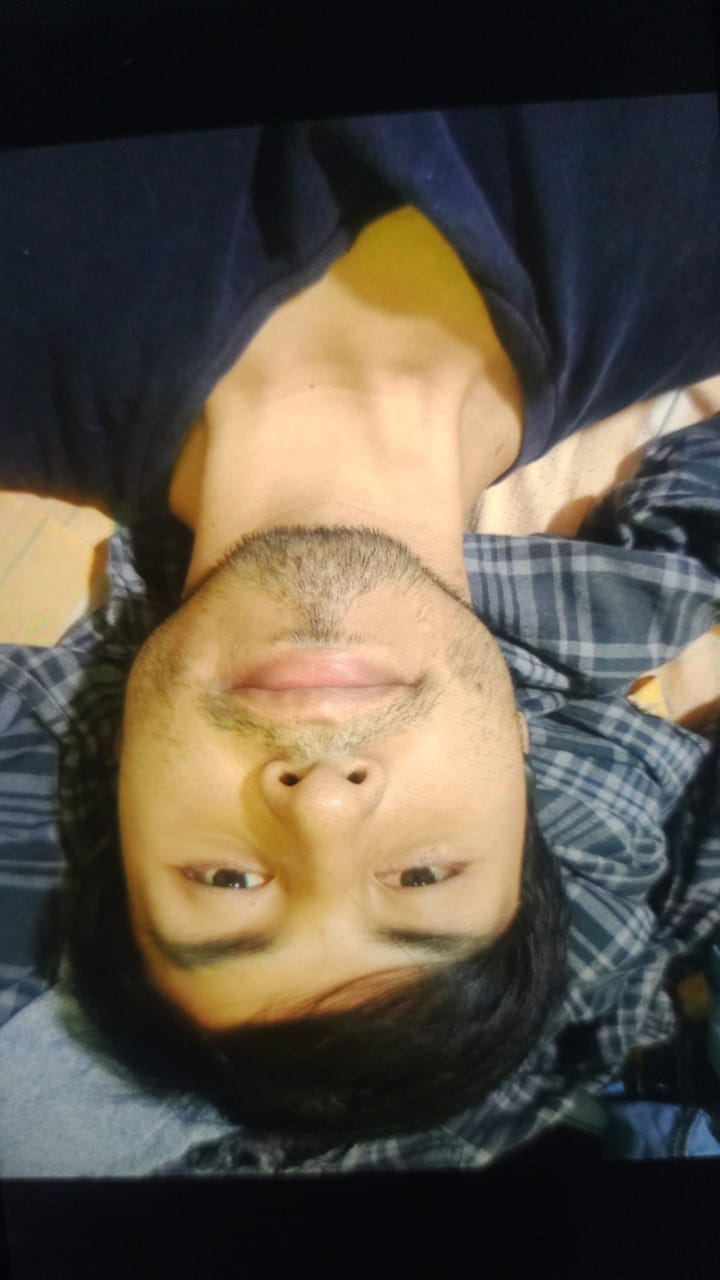
#> input picture backend/uploads/foto.jpg, 720 x 1280 px
$ python -i face_utils.py   (imports and definitions only)
#> lines starting #> are read from the running program, lines starting #| are printed output that depends on the picture; after the words box and inside, x2 and y2 are one past the last pixel; in counts of white or black regions, pixels touching at a corner belong together
import cv2
import numpy as np
from PIL import Image
import io
from scipy.signal import convolve2d
from skimage.feature import hog

# ---- Normalizar Embedding ----
# [6 lines left out: function normalizar_embedding, not called in this run]

# --------- LPQ Manual ----------
def lpq_descriptor(image, win_size=7):
    rho = 0.90
    STFTalpha = 1.0 / win_size
    conv_mode = 'valid'
    x = np.arange(-(win_size // 2), win_size // 2 + 1)[np.newaxis]
    w0 = np.ones_like(x)
    w1 = np.exp(2 * np.pi * 1j * x * STFTalpha)
    w2 = np.conj(w1)

    # Filters
    filters = [
        w0.T @ w1,  # horizontal
        w1.T @ w0,  # vertical
        w1.T @ w1,  # diagonal /
        w1.T @ w2,  # diagonal \
    ]

    # Apply filters and stack results
    responses = [convolve2d(image, np.real(f), mode=conv_mode) for f in filters]
    responses += [convolve2d(image, np.imag(f), mode=conv_mode) for f in filters]

    # Quantization
    responses = np.stack(responses, axis=-1)
    codes = (responses > 0).astype(np.uint8)
    lpq_codes = np.zeros(codes.shape[:2], dtype=np.uint8)
    for i in range(8):
        lpq_codes += codes[:, :, i] << i

    # Histogram
    hist, _ = np.histogram(lpq_codes.ravel(), bins=256, range=(0, 256))
    hist = hist.astype("float")
    hist /= (hist.sum() + 1e-6)
    return hist

# --------- HOG Descriptor ----------
# [5 lines left out: function hog_descriptor, not called in this run]

# --------- Simple Data Augmentation ----------
def augmentations(image_np):
    # Devuelve la imagen original y una volteada horizontal
    return [image_np, cv2.flip(image_np, 1)]

# --------- Embeddings Fusionados LBP + LPQ + HOG + Augmentation ----------
# [50 lines left out: function obtener_embeddings_lbp_lpq_hog, not called in this run]


>>> import cv2
>>> picture = cv2.imread('../uploads/foto.jpg', cv2.IMREAD_GRAYSCALE)
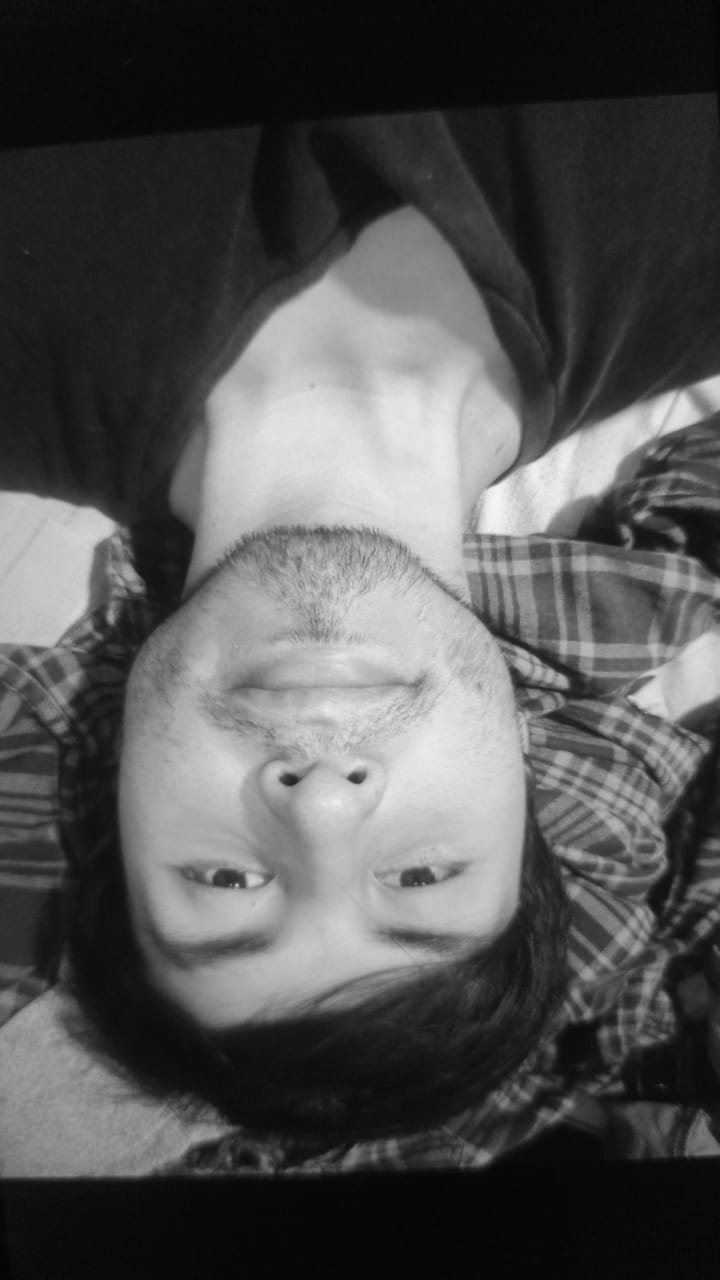
#> picture: shape (1280, 720); min 4, max 246, mean 83.1
>>> result = lpq_descriptor(picture)
#> in lpq_descriptor, `responses = [convolve2d(image, np.real(f), mode=conv_mode) for f in fi..`: responses = 4 items
#> in lpq_descriptor, `responses += [convolve2d(image, np.imag(f), mode=conv_mode) for f in f..`: responses = 8 items
#> the loop in lpq_descriptor, `for i in range(8):` made 8 passes
#> pass 1, in lpq_descriptor, `lpq_codes += codes[:, :, i] << i`:
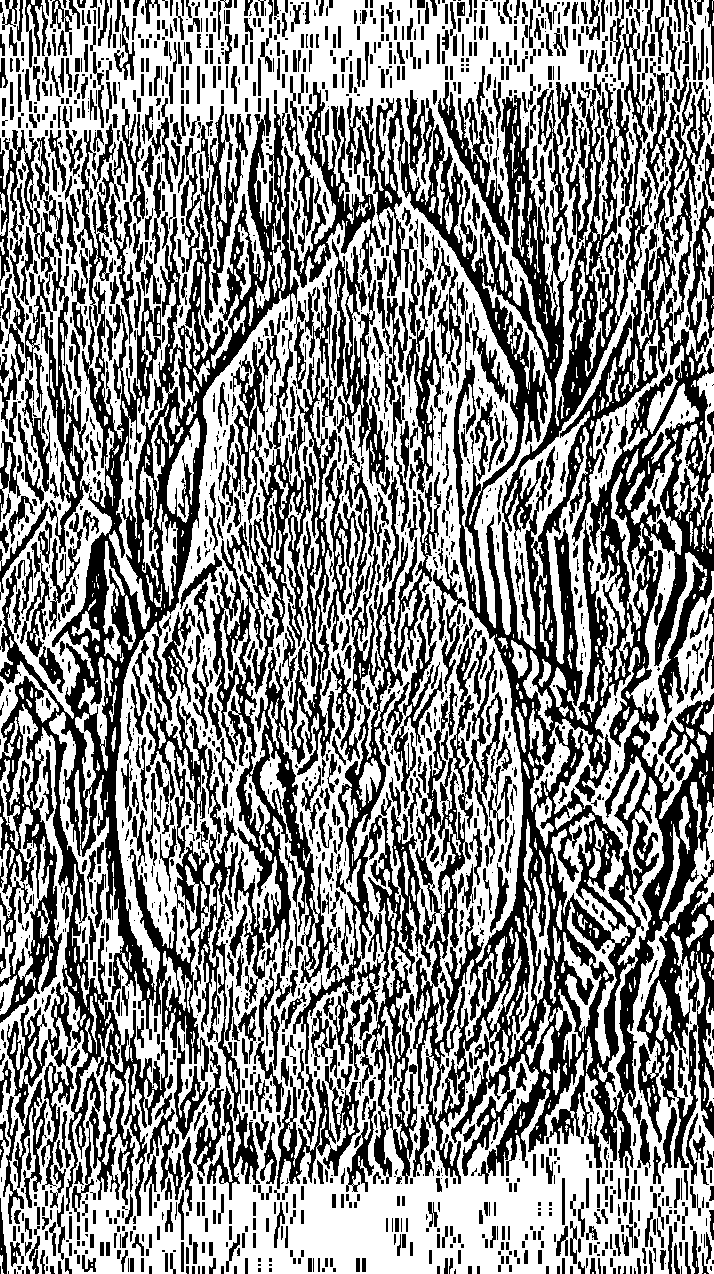
#> lpq_codes: shape (1274, 714); values 0 (black) and 1 (white), 54.3% white; 2220 black regions (1030 under 20 px), largest, box (x1, y1, x2, y2) and area: (210, 82, 714, 1184) 168491, (0, 98, 299, 1222) 73749, (305, 239, 390, 495) 5394
#> pass 3, in lpq_descriptor, `lpq_codes += codes[:, :, i] << i`:
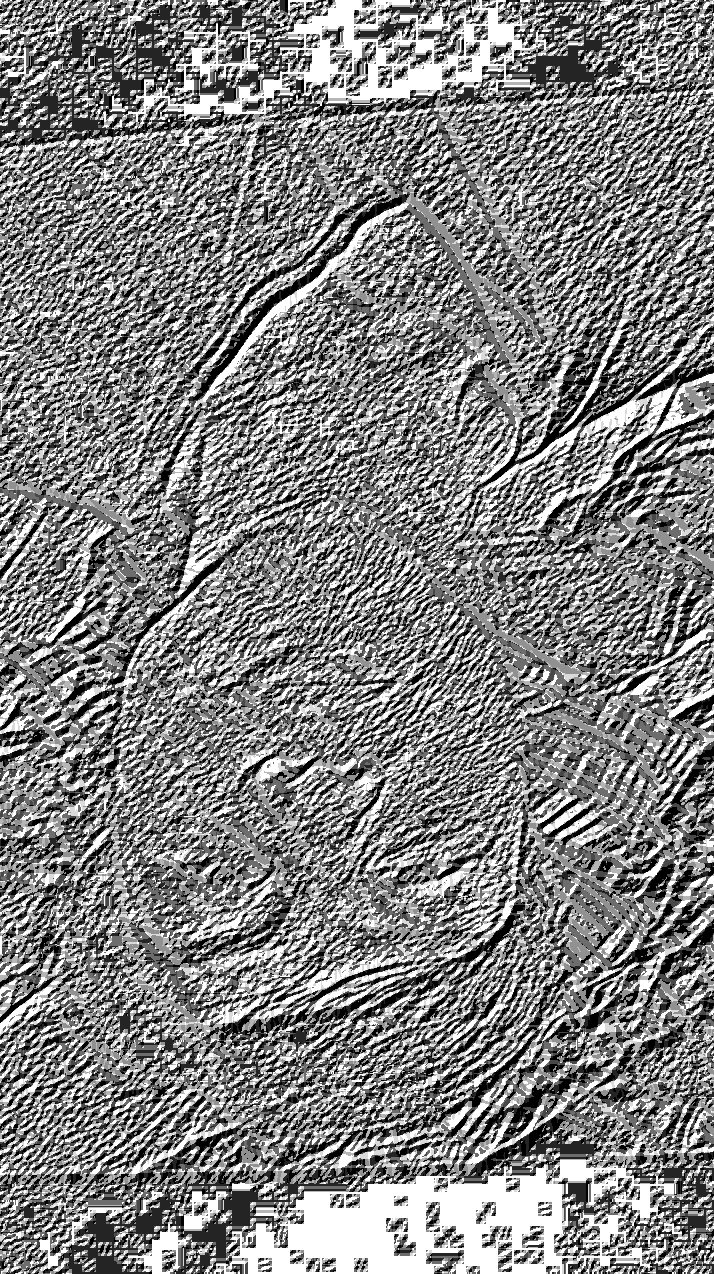
#> lpq_codes: shape (1274, 714); min 0, max 7, mean 3.58; drawn with min black and max white
#> after the loop in lpq_descriptor, `for i in range(8):`:
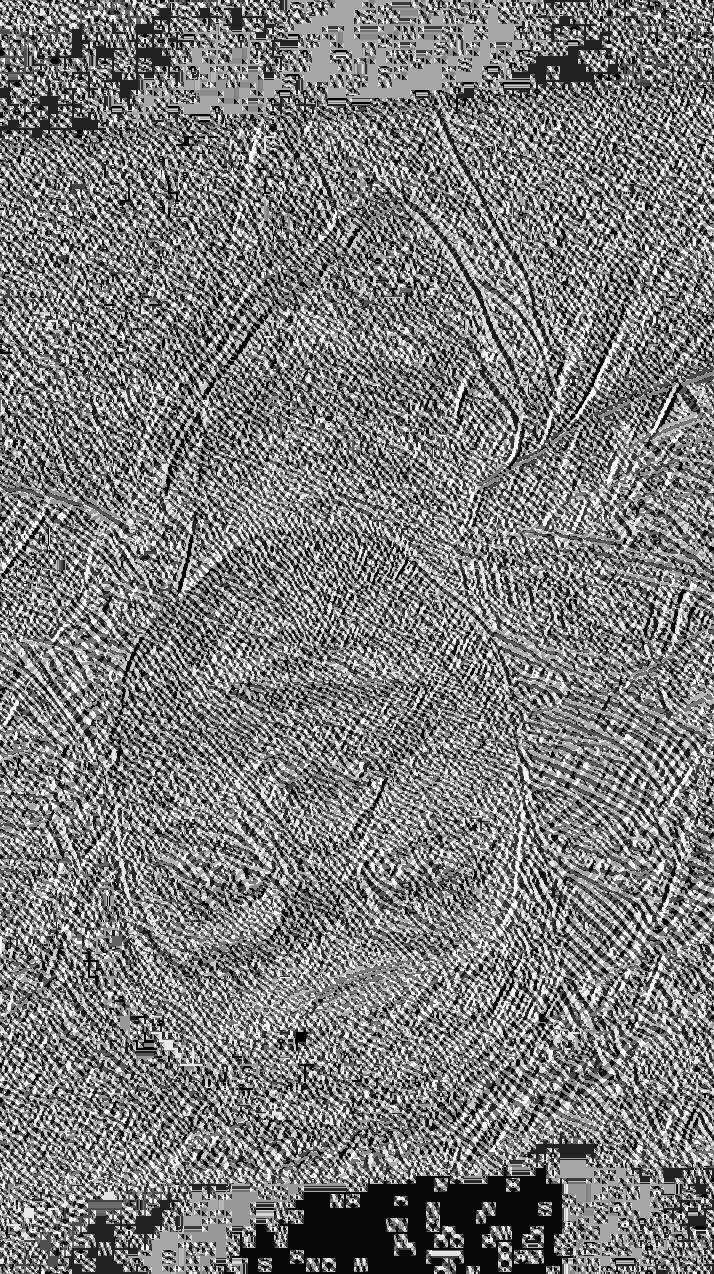
#> lpq_codes: shape (1274, 714); min 0, max 255, mean 123.6
#> in lpq_descriptor, `hist, _ = np.histogram(lpq_codes.ravel(), bins=256, range=(0, 256))`: hist = 256 values, max 26841 at index 7, min 935 at index 209, mean 3553.3
#> in lpq_descriptor, `hist /= (hist.sum() + 1e-6)`: hist = 256 values, max 0.0295 at index 7, min 0.00103 at index 209, mean 0.00391
#> result has the same summary as hist in lpq_descriptor

$ run again, on backend/uploads/BENITES.jpg
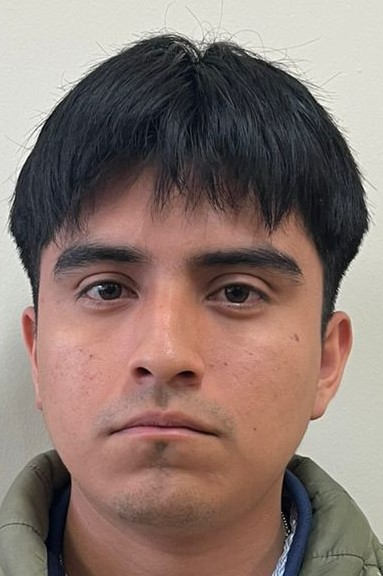
#> input picture backend/uploads/BENITES.jpg, 383 x 576 px
#> in lpq_descriptor, `responses = [convolve2d(image, np.real(f), mode=conv_mode) for f in fi..`: responses = 4 items
#> in lpq_descriptor, `responses += [convolve2d(image, np.imag(f), mode=conv_mode) for f in f..`: responses = 8 items
#> the loop in lpq_descriptor, `for i in range(8):` made 8 passes
#> pass 1, in lpq_descriptor, `lpq_codes += codes[:, :, i] << i`:
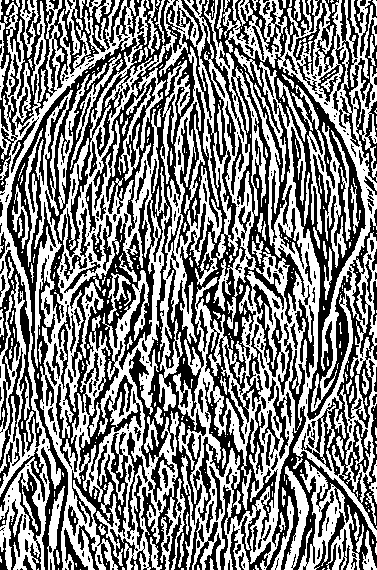
#> lpq_codes: shape (570, 377); values 0 (black) and 1 (white), 50.8% white; 446 black regions (275 under 20 px), largest, box (x1, y1, x2, y2) and area: (7, 0, 377, 570) 68441, (0, 0, 115, 192) 4822, (301, 209, 377, 530) 4782
#> after the loop in lpq_descriptor, `for i in range(8):`:
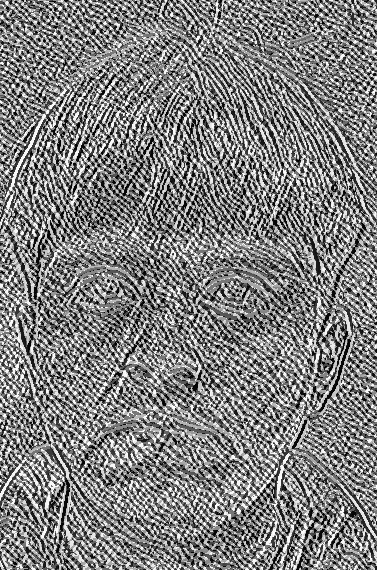
#> lpq_codes: shape (570, 377); min 0, max 255, mean 127.8
#> in lpq_descriptor, `hist, _ = np.histogram(lpq_codes.ravel(), bins=256, range=(0, 256))`: hist = 256 values, max 1735 at index 199, min 433 at index 76, mean 839.4
#> in lpq_descriptor, `hist /= (hist.sum() + 1e-6)`: hist = 256 values, max 0.00807 at index 199, min 0.00201 at index 76, mean 0.00391
#> result has the same summary as hist in lpq_descriptor

$ run again, on backend/uploads/Melissa_Yengle.jpg
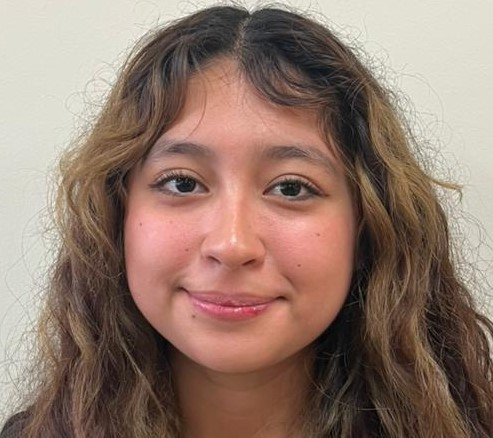
#> input picture backend/uploads/Melissa_Yengle.jpg, 493 x 438 px
#> in lpq_descriptor, `responses = [convolve2d(image, np.real(f), mode=conv_mode) for f in fi..`: responses = 4 items
#> in lpq_descriptor, `responses += [convolve2d(image, np.imag(f), mode=conv_mode) for f in f..`: responses = 8 items
#> the loop in lpq_descriptor, `for i in range(8):` made 8 passes
#> pass 1, in lpq_descriptor, `lpq_codes += codes[:, :, i] << i`:
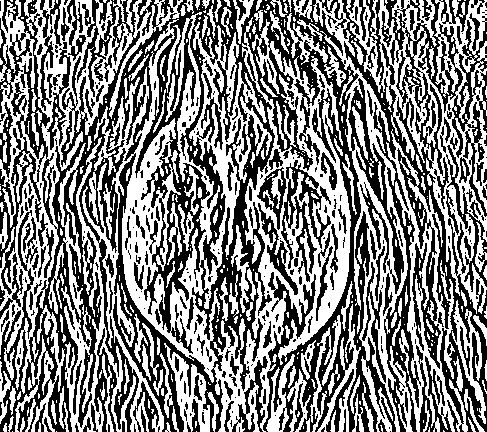
#> lpq_codes: shape (432, 487); values 0 (black) and 1 (white), 50.8% white; 432 black regions (259 under 20 px), largest, box (x1, y1, x2, y2) and area: (0, 0, 404, 432) 61671, (342, 0, 487, 432) 17740, (281, 160, 331, 282) 1939
#> after the loop in lpq_descriptor, `for i in range(8):`:
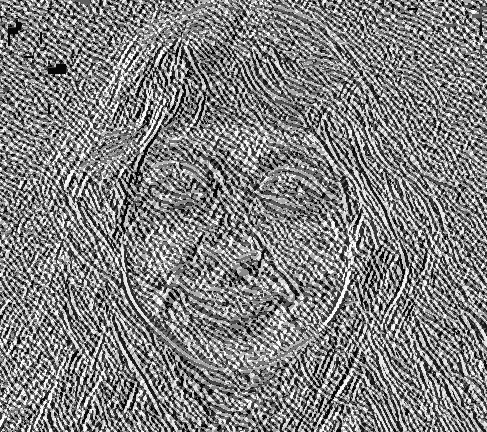
#> lpq_codes: shape (432, 487); min 0, max 255, mean 128.4
#> in lpq_descriptor, `hist, _ = np.histogram(lpq_codes.ravel(), bins=256, range=(0, 256))`: hist = 256 values, max 1801 at index 43, min 351 at index 206, mean 821.8
#> in lpq_descriptor, `hist /= (hist.sum() + 1e-6)`: hist = 256 values, max 0.00856 at index 43, min 0.00167 at index 206, mean 0.00391
#> result has the same summary as hist in lpq_descriptor

$ run again, on backend/uploads/Sthefano4.jpg
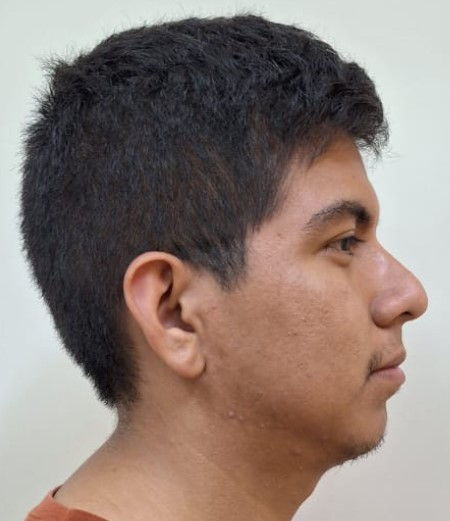
#> input picture backend/uploads/Sthefano4.jpg, 450 x 521 px
#> in lpq_descriptor, `responses = [convolve2d(image, np.real(f), mode=conv_mode) for f in fi..`: responses = 4 items
#> in lpq_descriptor, `responses += [convolve2d(image, np.imag(f), mode=conv_mode) for f in f..`: responses = 8 items
#> the loop in lpq_descriptor, `for i in range(8):` made 8 passes
#> pass 1, in lpq_descriptor, `lpq_codes += codes[:, :, i] << i`:
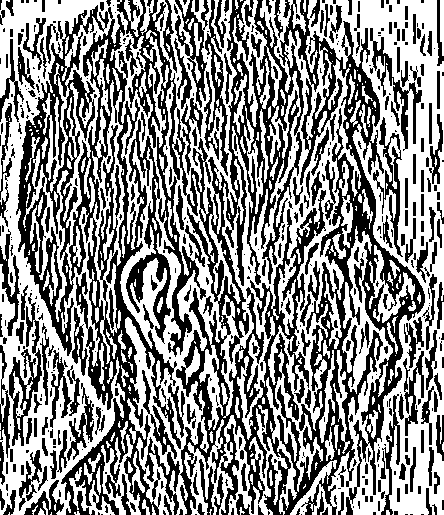
#> lpq_codes: shape (515, 444); values 0 (black) and 1 (white), 53.8% white; 494 black regions (263 under 20 px), largest, box (x1, y1, x2, y2) and area: (16, 0, 326, 515) 45121, (225, 0, 425, 515) 27067, (9, 293, 42, 446) 1493
#> after the loop in lpq_descriptor, `for i in range(8):`:
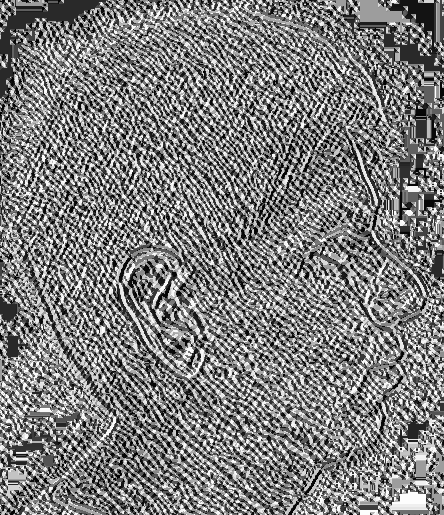
#> lpq_codes: shape (515, 444); min 0, max 255, mean 125.2
#> in lpq_descriptor, `hist, _ = np.histogram(lpq_codes.ravel(), bins=256, range=(0, 256))`: hist = 256 values, max 4497 at index 41, min 357 at index 172, mean 893.2
#> in lpq_descriptor, `hist /= (hist.sum() + 1e-6)`: hist = 256 values, max 0.0197 at index 41, min 0.00156 at index 172, mean 0.00391
#> result has the same summary as hist in lpq_descriptor
